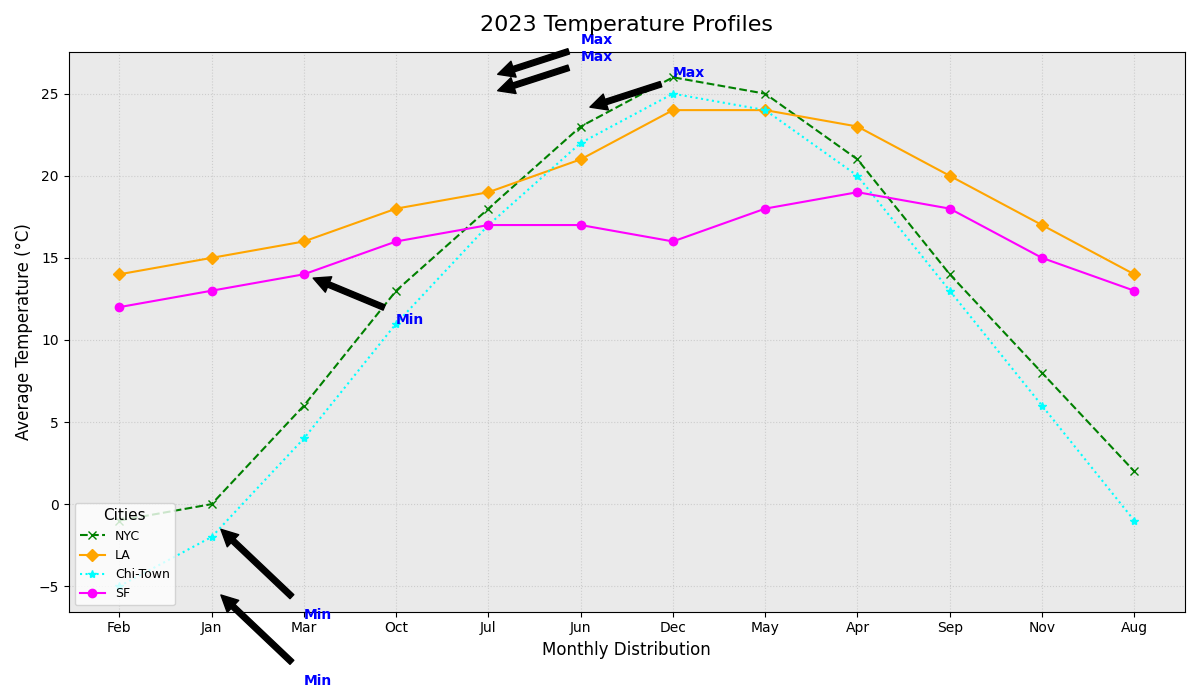

Recreate this plot in Python.
import matplotlib.pyplot as plt
import numpy as np

months = np.array(['Feb', 'Jan', 'Mar', 'Oct', 'Jul', 'Jun', 'Dec', 'May', 'Apr', 'Sep', 'Nov', 'Aug'])
new_york_temps = np.array([-1, 0, 6, 13, 18, 23, 26, 25, 21, 14, 8, 2])
los_angeles_temps = np.array([14, 15, 16, 18, 19, 21, 24, 24, 23, 20, 17, 14])
chicago_temps = np.array([-5, -2, 4, 11, 17, 22, 25, 24, 20, 13, 6, -1])
san_francisco_temps = np.array([12, 13, 14, 16, 17, 17, 16, 18, 19, 18, 15, 13])

fig, ax = plt.subplots(figsize=(12, 7))

# Changed the colors for each city's temperature line
ax.plot(months, new_york_temps, marker='x', linestyle='--', color='green', label='NYC')
ax.plot(months, los_angeles_temps, marker='D', linestyle='-', color='orange', label='LA')
ax.plot(months, chicago_temps, marker='*', linestyle=':', color='cyan', label='Chi-Town')
ax.plot(months, san_francisco_temps, marker='o', linestyle='-', color='magenta', label='SF')

ax.set_title("2023 Temperature Profiles", fontsize=16, fontweight='normal', pad=15)
ax.set_xlabel("Monthly Distribution", fontsize=12)
ax.set_ylabel("Average Temperature (°C)", fontsize=12)

ax.legend(loc='lower left', fontsize=9, title='Cities', title_fontsize='11')

ax.grid(True, linestyle=':', alpha=0.5)
ax.set_facecolor('#eaeaea')

highlight_style = dict(size=10, color='b', weight='bold')
ax.annotate('Max', xy=(4, 26), xytext=(5, 28),
            arrowprops=dict(facecolor='black', shrink=0.1), **highlight_style)
ax.annotate('Min', xy=(1, -1), xytext=(2, -7),
            arrowprops=dict(facecolor='black', shrink=0.1), **highlight_style)
ax.annotate('Max', xy=(5, 24), xytext=(6, 26),
            arrowprops=dict(facecolor='black', shrink=0.1), **highlight_style)
ax.annotate('Min', xy=(2, 14), xytext=(3, 11),
            arrowprops=dict(facecolor='black', shrink=0.1), **highlight_style)
ax.annotate('Max', xy=(4, 25), xytext=(5, 27),
            arrowprops=dict(facecolor='black', shrink=0.1), **highlight_style)
ax.annotate('Min', xy=(1, -5), xytext=(2, -11),
            arrowprops=dict(facecolor='black', shrink=0.1), **highlight_style)

plt.tight_layout()
plt.show()
